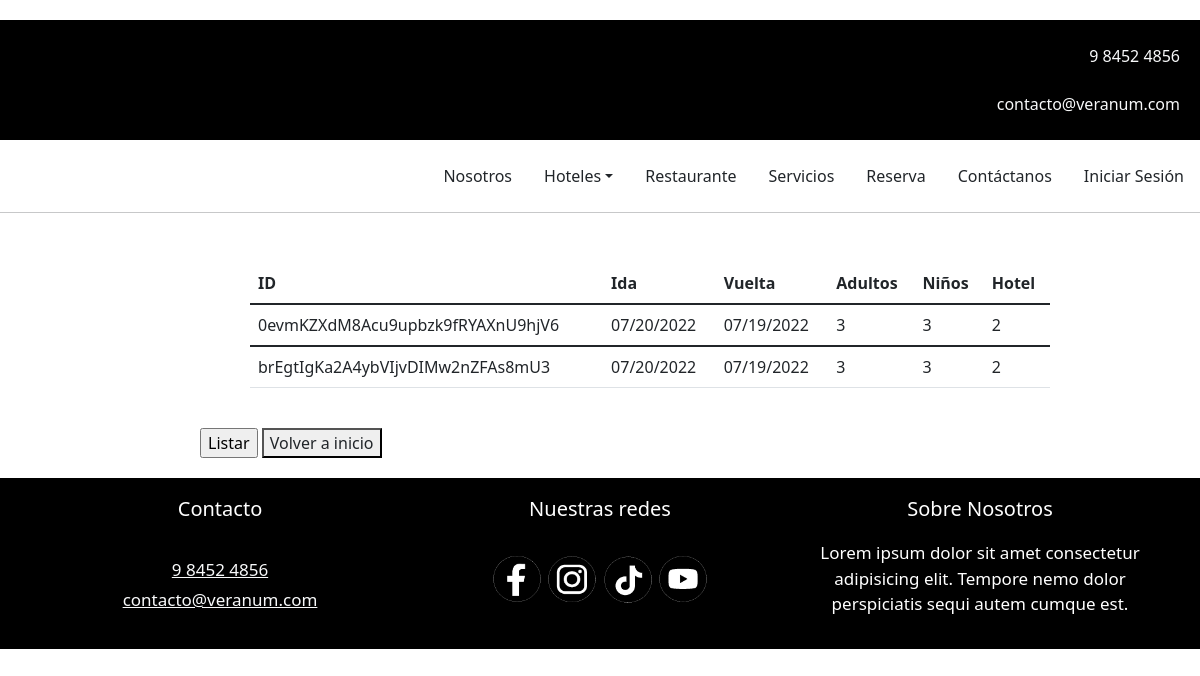
The page /informe_reserva/ on the database its author committed.
### veranum_web/models.py (models this page shows)
class Reserva(models.Model):
    id=models.CharField(primary_key=True, max_length=9, default=random_id, editable=False)
    ida=models.CharField(max_length=30)
    vuelta=models.CharField(max_length=30)
    ninos=models.IntegerField(choices=ninos_choise)
    adultos=models.IntegerField(choices=adultos_choise)
    hotel=models.IntegerField(choices=hotel_choise)
    piscina=models.BooleanField(default=False)
    gimnasio=models.BooleanField(default=False)
    spa=models.BooleanField(default=False)
    cacha_tenis=models.BooleanField(default=False)

### veranum_web/views.py (the view)
# urls.py: path('informe_reserva/',views.listar_reserva),
def listar_reserva(request):
    datos = Reserva.objects.all()
    return render(request,"informe_reservas.html",{'informacion':datos})

### veranum_web/templates/informe_reservas.html (shortened to what this page needs)
{% load static %}
<!DOCTYPE html>
<html lang="en">
<head>
    <link rel="stylesheet" href="{% static 'css/estilos.css' %}">
    <link href="https://cdn.jsdelivr.net/npm/bootstrap@5.1.3/dist/css/bootstrap.min.css" rel="stylesheet">
</head>
<body>
    <p class="inicio">
        <br>
        <a style="padding-right: 20px; text-decoration: none;" class="link-light" href="#">9 8452 4856</a>
        <br><br>
        <a style="padding-right: 20px; text-decoration: none;" href="#" class="link-light">contacto@veranum.com</a>
        <br><br>
    </p>
    <ul class="nav justify-content-end">
        <li class="nav-item">
            <a class="nav-link link-dark" href="/portada_web/">Nosotros</a>
        </li>
        <li class="nav-item">
            <a class="nav-link dropdown-toggle link-dark" href="#" id="navbarDropdown" role="button" data-bs-toggle="dropdown" aria-expanded="false">Hoteles</a>
          </li>
        <li class="nav-item">
            <a class="nav-link link-dark" href="#">Restaurante</a>
        </li>
        <li class="nav-item">
            <a class="nav-link link-dark" href="/servicios_web/">Servicios</a>
        </li>
        <li class="nav-item">
            <a class="nav-link link-dark" href="/reservacion_web/">Reserva</a>
        </li>
        <li class="nav-item">
            <a class="nav-link link-dark" href="#">Contáctanos</a>
        </li>
        <li class="nav-item">
            <a class="nav-link link-dark" href="/iniciar_sesion_web/">Iniciar Sesión</a>
        </li>
    </ul>
    <hr>
    <br>
    <form action="/informe_reserva/" method="get" class="carrusel">
        <table class="table">
          <thead>
            <tr>
              <th>ID</th>
              <th>Ida</th>
              <th>Vuelta</th>
              <th>Adultos</th>
              <th>Niños</th>
              <th>Hotel</th>
            </tr>
          </thead>
          {% if informacion %}
          {% for info in informacion %}
          <tbody>
            <td>{{info.id}}</td>
            <td>{{info.ida}}</td>
            <td>{{info.vuelta}}</td>
            <td>{{info.adultos}}</td>
            <td>{{info.ninos}}</td>
            <td>{{info.hotel}}</td>
          </tbody>
          {% endfor %}
          {% endif %}
        </table>
        <br>
        <input class="botones" type="submit" value="Listar">
        <button class="botones"><a href="/administracion_web/" class="link-dark" style="text-decoration: none;">Volver a inicio</a></button>
      </form>
    <footer class="inicio">
        <div class="p-3 mb-2 text-white">
          <div class="container">
            <div class="row">
              <div class="col">
                <p class="lead" style="text-align: center;">
                    Contacto
                    <br><br>
                    <a href="#" class="link-light" style="font-size: 17px;">9 8452 4856</a>
                    <br>
                    <a href="#" class="link-light" style="font-size: 17px;">contacto@veranum.com</a>
                </p>
              </div>
              <div class="col">
                  <p class="lead" style="text-align: center;">
                    Nuestras redes
                    <br><br>
                    <a class="redes" href="https://www.facebook.com" target="_blank"><img src="{% static 'img/fb.png' %}" width="50" height="50"></a>
                    <a class="redes" href="https://www.instagram.com" target="_blank"><img src="{% static 'img/ig.png' %}" width="50" height="50"></a>
                    <a class="redes" href="https://www.tiktok.com" target="_blank"><img src="{% static 'img/tk.png' %}" width="50" height="50"></a>
                    <a class="redes" href="https://www.youtube.com" target="_blank"><img src="{% static 'img/yt.png' %}" width="50" height="50"></a>
                  </p>
              </div>
              <div class="col">
                  <p class="lead" style="text-align: center;">
                      Sobre Nosotros
                      <br>
                      <p class="lead" style="font-size: 17px; text-align: center;">
                        Lorem ipsum dolor sit amet consectetur adipisicing elit. Tempore nemo dolor perspiciatis sequi autem cumque est.
                      </p>
                  </p>
              </div>
            </div>
          </div>
        </div>
      </footer>
</body>
</html>

### veranum_web/static/css/estilos.css (style rules this page uses)
table { margin-top: 10px; margin-left: 50px; }
.inicio { background-color: black; color: white; text-align: right; margin-top: 20px; }
td { margin-top: 500px; }
.carrusel { margin-left: 200px; margin-right: 200px; }
.redes { filter: brightness(120%); }

### rows shown on the page
Reserva: id "0evmKZXdM8Acu9upbzk9fRYAXnU9hjV6", ida "07/20/2022", vuelta "07/19/2022", adultos "3", ninos "3", hotel "2"
Reserva: id "brEgtIgKa2A4ybVIjvDIMw2nZFAs8mU3", ida "07/20/2022", vuelta "07/19/2022", adultos "3", ninos "3", hotel "2"
